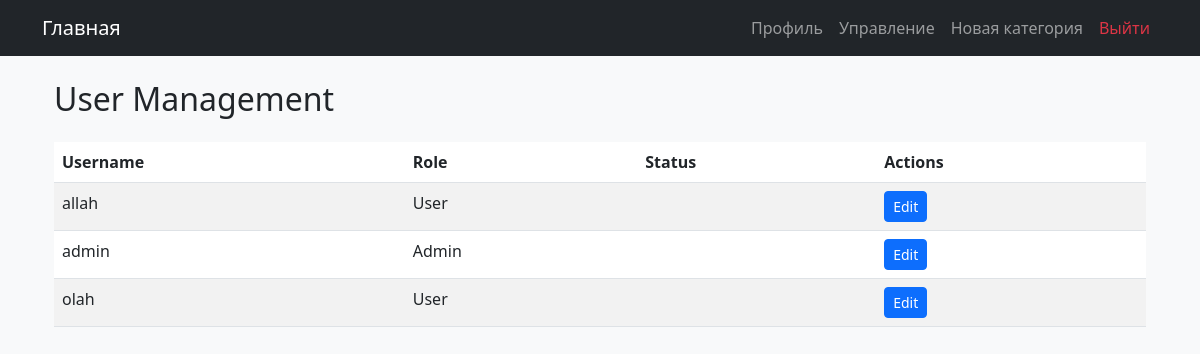
/admin/users (signed in), run on the app's committed database.
### app.py (models this page shows, shortened)
class User(UserMixin, db.Model):
    id = db.Column(db.Integer, primary_key=True)
    username = db.Column(db.String(64), index=True, unique=True)
    password_hash = db.Column(db.String(128))
    role = db.Column(db.String(32), default='user')
    avatar = db.Column(db.String(128))
    banned = db.Column(db.Boolean, default=False)
    muted = db.Column(db.Boolean, default=False)
    topics = db.relationship('Topic', backref='author', lazy='dynamic')
    comments = db.relationship('Comment', backref='author', lazy='dynamic')

### app.py (the view)
@app.route('/admin/users')
@login_required
def admin_users():
    if current_user.role != 'admin':
        return redirect(url_for('index'))
    users = User.query.all()
    return render_template('admin_users.html', users=users)

### app.py (called while the page is built)
@login_manager.user_loader
def load_user(id):
    return User.query.get(int(id))

### templates/admin_users.html (shortened to what this page needs)
{% extends "base.html" %}
{% block content %}
<div class="container">
    <h2 class="my-4">User Management</h2>
    <table class="table table-striped">
        <thead>
            <tr>
                <th>Username</th>
                <th>Role</th>
                <th>Status</th>
                <th>Actions</th>
            </tr>
        </thead>
        <tbody>
            {% for user in users %}
            <tr>
                <td>{{ user.username }}</td>
                <td>{{ user.role|capitalize }}</td>
                <td>
                </td>
                <td>
                    <a href="{{ url_for('edit_user', user_id=user.id) }}"
                       class="btn btn-sm btn-primary">Edit</a>
                </td>
            </tr>
            {% endfor %}
        </tbody>
    </table>
</div>
{% endblock %}

### data on the page
User: username "allah", role "User"
User: username "admin", role "Admin"
User: username "olah", role "User"
